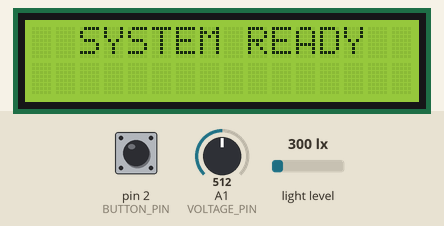
This sketch was run on a simulated Arduino Uno, built with avr-gcc and run on an emulated ATmega328P. Parts: 16×2 character LCD. Inputs (shaded band) come from the test bench; at power-on: pin 2 (BUTTON_PIN) HIGH, A1 (VOLTAGE_PIN) = 512, light level 300 lx. EEPROM starts erased; what the sketch prints to the serial monitor is not drawn.

Above: at 1.6 s.
At 3.7 s:
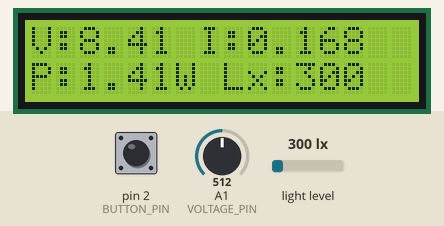
3.8 s: pin 2 (BUTTON_PIN) pulled LOW for 0.15 s
At 5.3 s:
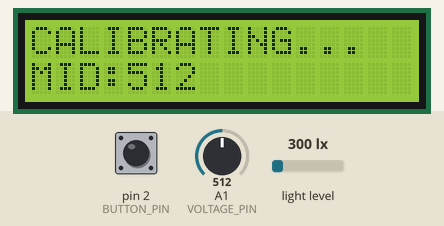
7.5 s: pin 2 (BUTTON_PIN) pulled LOW for 1 s
At 7.62 s:
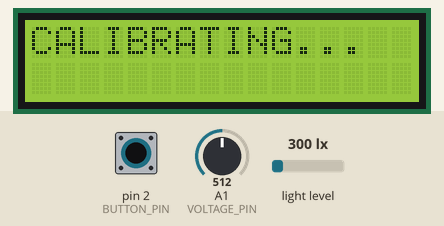
12.6 s: pin 2 (BUTTON_PIN) pulled LOW for 0.15 s
At 14.0 s:
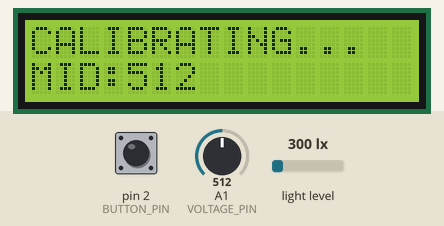
16.9 s: pin 2 (BUTTON_PIN) pulled LOW for 3.2 s
24.2 s: pin 2 (BUTTON_PIN) pulled LOW for 0.15 s
28.5 s: pin 2 (BUTTON_PIN) pulled LOW for 1 s
Timing chart, 0 to 31.5 s (numbered marks = the images above; inputs shaded):
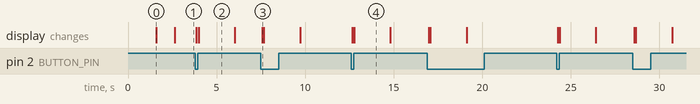

The sketch:

Solar_Irradiance_Meter.ino
```cpp
#include <Wire.h>
#include <LiquidCrystal_I2C.h>
#include <ACS712.h>
#include <EEPROM.h>
#include <BH1750.h>
#define LCD_ADDRESS 0x27
#define LCD_COLUMNS 16
#define LCD_ROWS 2
#define LCD_REFRESH_MS 1000
#define EEPROM_SIGNATURE_ADDR 0
#define EEPROM_MIDPOINT_ADDR 2
#define EEPROM_SIGNATURE 0xAB42
#define CURRENT_PIN A0
#define VOLTAGE_PIN A1
#define BUTTON_PIN 2
#define ADC_VREF 5.0
#define ADC_STEPS 1023
#define VOLTAGE_DIV_RATIO 3.361
ACS712 acs(CURRENT_PIN, ADC_VREF, ADC_STEPS, 100);
LiquidCrystal_I2C lcd(LCD_ADDRESS, LCD_COLUMNS, LCD_ROWS);
BH1750 lightMeter;
bool manualCalibrationRequested = false;
bool lastButtonState = HIGH;
unsigned long lastLcdUpdate = 0;
void setup() {
Serial.begin(9600);
pinMode(BUTTON_PIN, INPUT_PULLUP);
Wire.begin();
lcd.init();
lcd.backlight();
lcd.clear();
if (!lightMeter.begin(BH1750::CONTINUOUS_HIGH_RES_MODE)) {
lcd.print("BH1750 ERROR!");
while (1);
}
loadCalibration();
if (acs.getMidPoint() == 0) {
lcd.setCursor(0, 0);
lcd.print("AUTO CALIB...");
acs.autoMidPoint();
saveCalibration();
delay(1500);
} else {
lcd.setCursor(0, 0);
lcd.print("MID OFFSET:");
lcd.setCursor(0, 1);
lcd.print(acs.getMidPoint());
delay(1500);
}
lcd.clear();
lcd.setCursor(2, 0);
lcd.print("SYSTEM READY");
delay(1000);
}
void loop() {
checkCalibrationButton();
if (manualCalibrationRequested) {
lcd.clear();
lcd.setCursor(0, 0);
lcd.print("CALIBRATING...");
Serial.println("Manual calibration triggered");
acs.setMidPoint(0);
delay(100);
acs.autoMidPoint();
saveCalibration();
int mid = acs.getMidPoint();
lcd.setCursor(0, 1);
lcd.print("MID:");
lcd.print(mid);
Serial.print("New midpoint: ");
Serial.println(mid);
delay(2000);
lcd.clear();
manualCalibrationRequested = false;
}
if (millis() - lastLcdUpdate >= LCD_REFRESH_MS) {
updateDisplay();
lastLcdUpdate = millis();
}
}
void updateDisplay() {
float vout = analogRead(VOLTAGE_PIN) * (ADC_VREF / ADC_STEPS);
float voltage = vout * VOLTAGE_DIV_RATIO;
float current = voltage / 50.0;
float power = voltage * current;
float lux = lightMeter.readLightLevel();
lcd.clear();
lcd.setCursor(0, 0);
lcd.print("V:");
lcd.print(voltage, 2);
lcd.print(" I:");
lcd.print(current, 3);
lcd.setCursor(0, 1);
lcd.print("P:");
lcd.print(power, 2);
lcd.print("W Lx:");
lcd.print((int)lux);
Serial.print("Voltage: ");
Serial.print(voltage, 2);
Serial.print(" V | Current: ");
Serial.print(current, 3);
Serial.print(" A | Power: ");
Serial.print(power, 2);
Serial.print(" W | Lux: ");
Serial.println((int)lux);
}
void checkCalibrationButton() {
bool currentButtonState = digitalRead(BUTTON_PIN);
if (currentButtonState == LOW && lastButtonState == HIGH) {
delay(50);
if (digitalRead(BUTTON_PIN) == LOW) {
manualCalibrationRequested = true;
}
}
lastButtonState = currentButtonState;
}
void saveCalibration() {
int currentMid = acs.getMidPoint();
int storedMid;
EEPROM.get(EEPROM_MIDPOINT_ADDR, storedMid);
if (storedMid != currentMid) {
EEPROM.put(EEPROM_SIGNATURE_ADDR, EEPROM_SIGNATURE);
EEPROM.put(EEPROM_MIDPOINT_ADDR, currentMid);
Serial.print("Calibration saved to EEPROM. Midpoint: ");
Serial.println(currentMid);
}
}
void loadCalibration() {
int sig;
EEPROM.get(EEPROM_SIGNATURE_ADDR, sig);
if (sig == EEPROM_SIGNATURE) {
int midpoint;
EEPROM.get(EEPROM_MIDPOINT_ADDR, midpoint);
acs.setMidPoint(midpoint);
Serial.print("Loaded midpoint from EEPROM: ");
Serial.println(midpoint);
} else {
acs.setMidPoint(0);
Serial.println("No valid calibration found. Using default midpoint.");
}
}
```

Measured:
- after the input at 3.8 s, the display: first changes after 0.07 s (image 2 shows a later state)
- after the input at 7.5 s, the display: changes after 0.07 s (image 3)
- after the input at 12.6 s, the display: first changes after 0.07 s (image 4 shows a later state)
- what the display in image 0 shows lasts 1.0 s, from 1.6 s to 2.6 s
- what the display in image 2 shows lasts 2.0 s, from 4.0 s to 6.0 s
